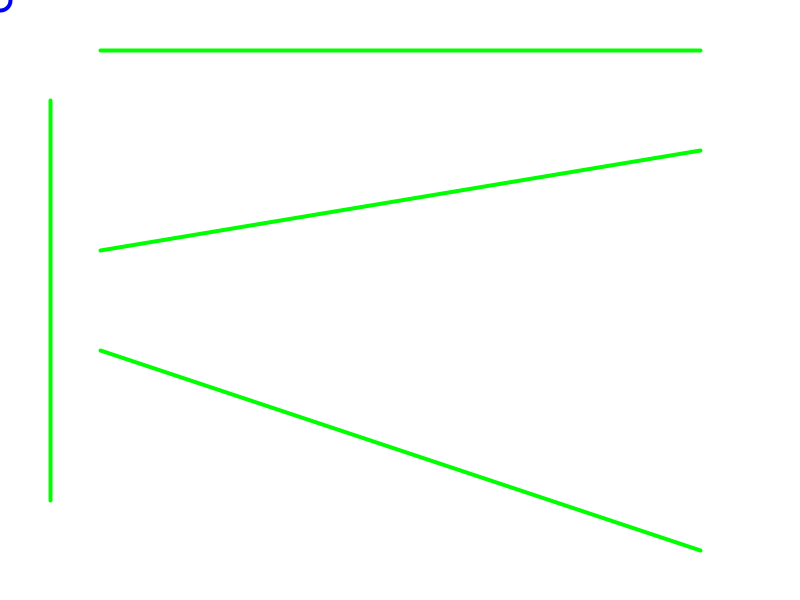
Frame 1 (no input)
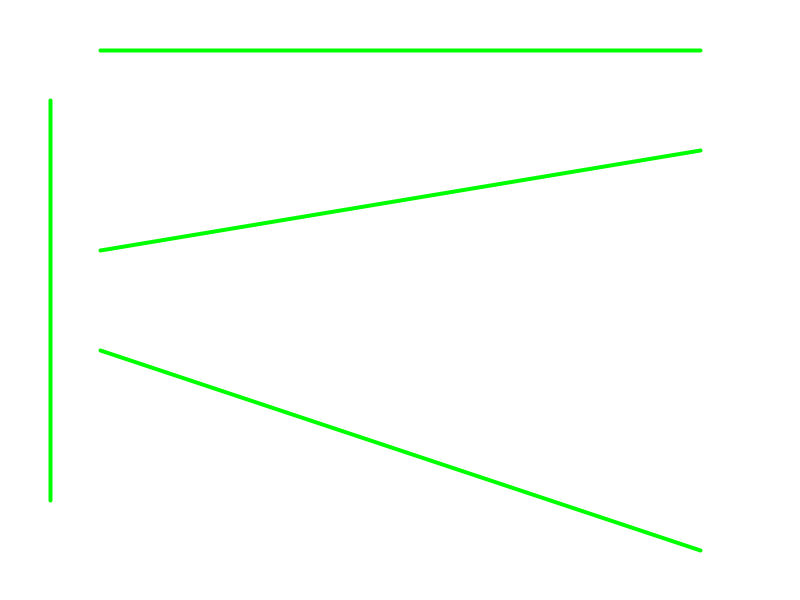
Frame 60 (the mouse pressed at the canvas centre just before this capture)
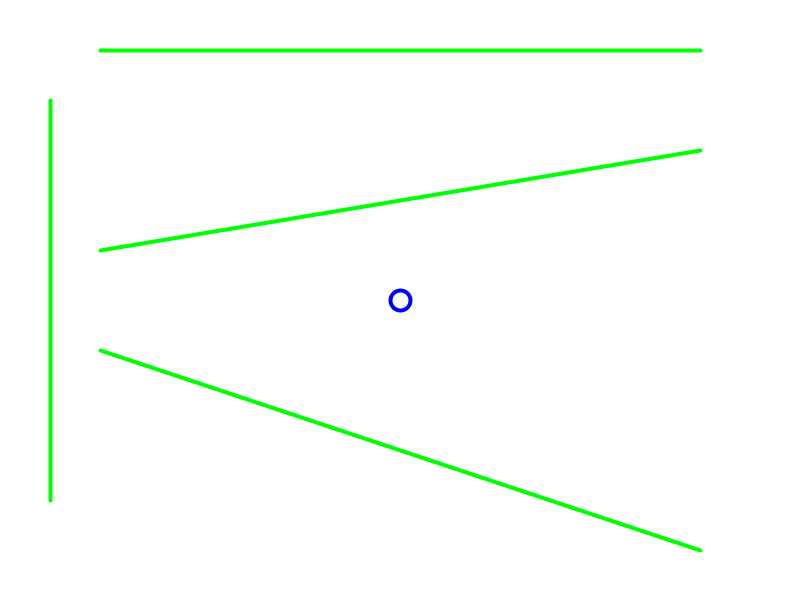
Frame 120 (the mouse held since frame 60 and released just before this capture)

The Processing sketch that drew these frames (run headless with seeded random() and noise(); from frame 60 on, the mouse is pressed at the canvas centre):

// Processing sketch: collision_test
// ── collision_test.pde
ArrayList<EdgeCollider> edges;

PVector ballPos;
PVector ballVel;

PVector gravity;

float ballRadius = 10;
float ballMass = 100;
void setup(){
  size(800, 600);
  
  edges = new ArrayList<EdgeCollider>();
  edges.add(new EdgeCollider(new PVector(100, 50), new PVector(700, 50)));
  edges.add(new EdgeCollider(new PVector(100, 350), new PVector(700, 550)));
  edges.add(new EdgeCollider(new PVector(100, 250), new PVector(700, 150)));
  edges.add(new EdgeCollider(new PVector(50, 100), new PVector(50, 500)));
  
  ballPos = new PVector(0, 0);
  ballVel = new PVector(0, 0);
  
  gravity = new PVector(0, 0.5);
}

void draw() {
  background(255);
  
  // Calculate
  
  PVector netForce = new PVector(0, 0);
  netForce.add(PVector.mult(gravity, ballMass));
  
  if(mousePressed) {
    ballPos.x = mouseX;
    ballPos.y = mouseY;
    
    ballVel.x = 0;
    ballVel.y = 0;
  }

  for(EdgeCollider edge : edges) {
    // for the sake of making the equations easier to read
    PVector a = edge.start; 
    PVector b = edge.end;
    PVector p = ballPos;
    
    
    // vector from a to b and unit vector of that
    PVector ab = PVector.sub(b, a);
    PVector abNorm = ab.copy();
    abNorm.normalize();
    
    // vector from a to p
    PVector ap = PVector.sub(p, a);
    
    // ap dot abNorm -> scalar projection of ap in the direction of b (this is the un-normed paramater)
    float apDotAbNorm = ap.dot(abNorm);
    
    // the parameter of the point on the line a + ab*t that is perp. to p
    float parameter = norm(apDotAbNorm, 0, ab.mag());
    
    // the point on the line ab that is closest to p. this is could be one of the two ends
    PVector c;
    
    if(parameter < 0) {
      c = a;
    } else if (parameter > 1) {
      c = b;
    } else {
      c = PVector.add(a, PVector.mult(ab, parameter)); 
    }
    
    // the line from p to c
    PVector pc = PVector.sub(c, p);
    
    // if collding
    if(pc.magSq() < pow(ballRadius,2)) {
      
      // make the ball bounce off (this isn't done with forces because to be honest i dont know how)
      float newVelocityAngle = PVector.angleBetween(ballVel, pc) * ((pc.heading() > ballVel.heading()) ? 1 : -1) + pc.heading();
      float newVelocityMagnitude = ballVel.mag() * -0.95;
      PVector newVelocity = PVector.fromAngle(newVelocityAngle).mult(newVelocityMagnitude);
    
      ballVel = newVelocity;
    
      
      // angle of component of force against surface thats perp.
      float forcePerpAngle = pc.heading();
      
      // the normal force applied on the object by the wall
      float normalAngle = forcePerpAngle - PI;
      float normalMagnitude = abs(netForce.mag() * cos(forcePerpAngle - PI/2));
      PVector normalForce = PVector.fromAngle(normalAngle).mult(normalMagnitude);
      
      // the force pulling the object downhill
      // i dont really know how this works, but it does so i don't complain
      float downhillAngle = normalAngle + PI/2*((normalAngle < -PI / 2) ? -1: 1);
      float downhillMagnitude = abs(netForce.mag() * sin(forcePerpAngle - PI/2));
      PVector downhillForce = PVector.fromAngle(downhillAngle).mult(downhillMagnitude);
      
      stroke(255, 0, 255);
      line(ballPos.x, ballPos.y, ballPos.x + normalForce.x, ballPos.y + normalForce.y);
      line(ballPos.x, ballPos.y, ballPos.x + downhillForce.x, ballPos.y + downhillForce.y);
      
      netForce.add(normalForce);
      netForce.add(downhillForce);
      
      //PVector moveVector = pc.copy().limit(pc.mag() - ballRadius);
      //ballPos.add(moveVector);
    }
    
    stroke(255, 0, 0);
    strokeWeight(2);
    //line(ballPos.x, ballPos.y, ballPos.x + pc.x, ballPos.y + pc.y);
  }
  
  ballVel.add(PVector.div(netForce, ballMass));
  ballPos.add(ballVel);

  // Render loop

  // draw the circle
  stroke(0, 0, 255);
  strokeWeight(4);
  ellipseMode(RADIUS);
  ellipse(ballPos.x, ballPos.y, ballRadius, ballRadius);
  
  for(EdgeCollider edge : edges) {
    edge.Render(); 
  }
}

// ── EdgeCollider.pde
class EdgeCollider {
  PVector start, end;
  
  EdgeCollider(){}
  
  EdgeCollider(PVector start, PVector end) {
    this.start = start;
    this.end = end;
    
  }
  
  void Render() {
    stroke(0, 255, 0);
    strokeWeight(4);
    line(start.x, start.y, end.x, end.y);
  }
}
